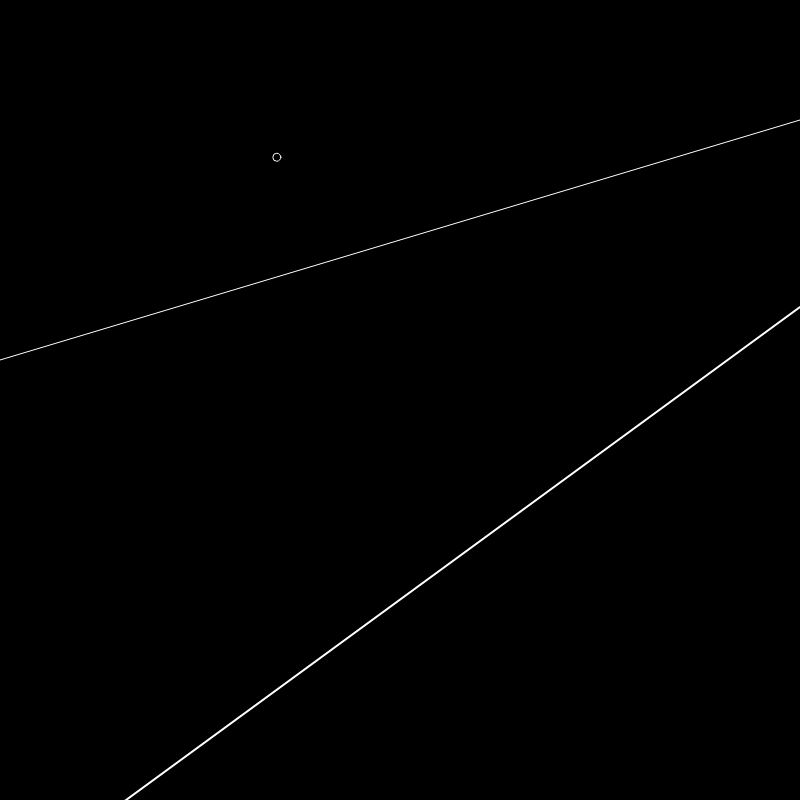
Frame 1 (no input)
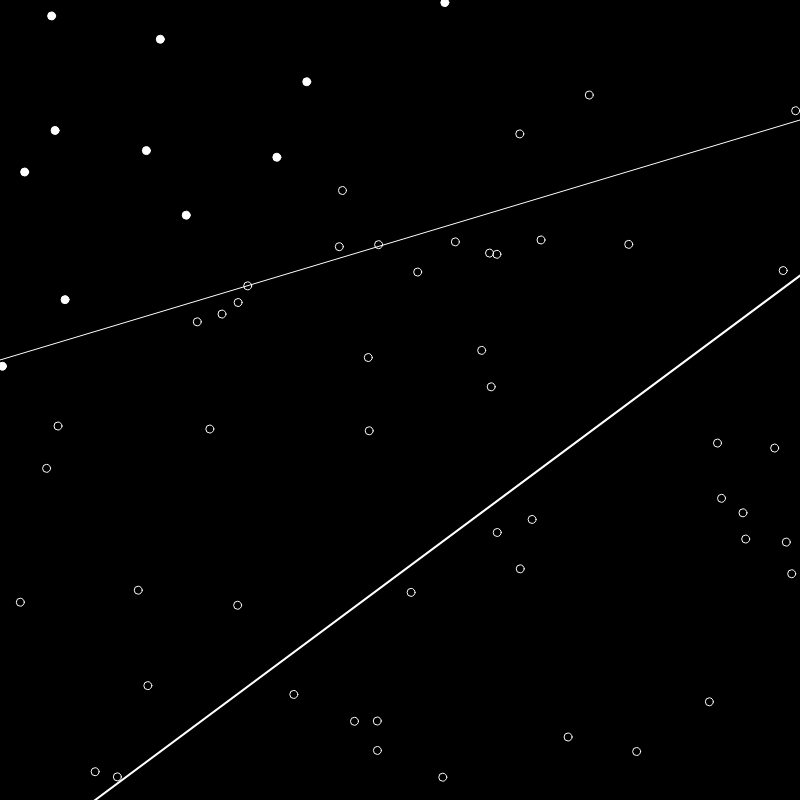
Frame 60 (no input)
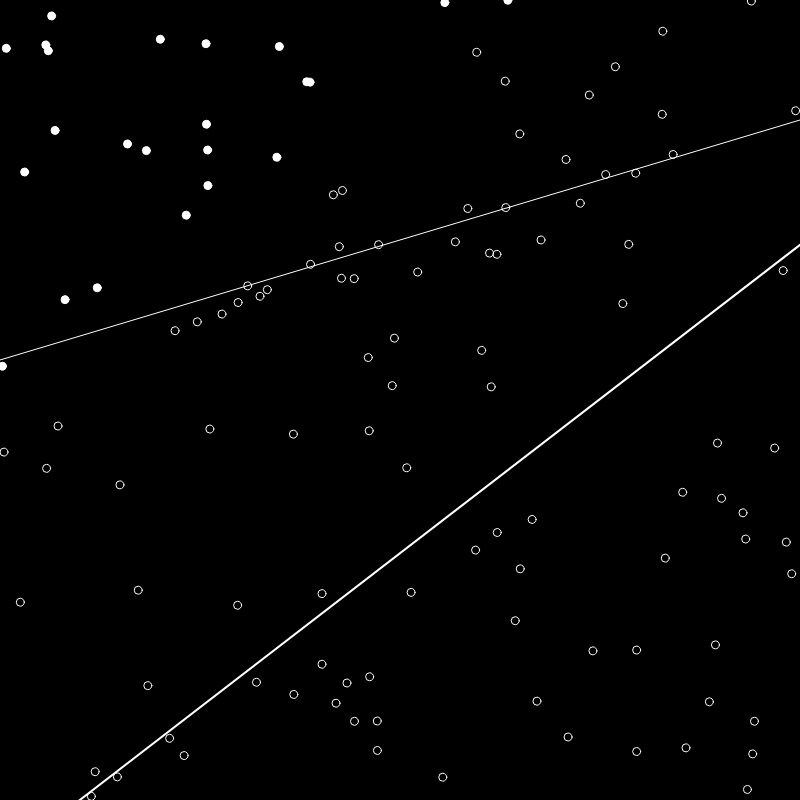
Frame 120 (the mouse pressed at the canvas centre since frame 60)

The p5.js sketch that drew these frames (run headless with seeded random() and noise() and a simulated clock; from frame 60 on, the mouse is pressed at the canvas centre):

// p5.js sketch
// ── sketch.js
let neuron;

let trainingArray = new Array(2000);

let xmin = -1;
let xmax = 1;

let ymin = -1;
let ymax = 1;

let count = 0;

function f(x){
  let y = 0.3 * x + 0.4;
  return y;
}

function setup() {
  // put setup code here
createCanvas(800, 800)

neuron = new Perceptron(3, 0.001);

for(let i = 0; i < trainingArray.length; i++){
  let x = random(xmin, xmax);
  let y = random(ymin, ymax);

  let answer = 1;

  if(y < f(x)) answer = -1;
    trainingArray[i] = {
      input:[x, y, 1],
      output: answer
    };
  }
}

function draw() {
  // put drawing code here
  background(0);
  strokeWeight(1);
  stroke(255);

  let x1 = map(xmin, xmin, xmax, 0, width);
  let y1 = map(f(xmin), ymin, ymax, height, 0);
  let x2 = map(xmax, xmin, xmax, 0, width);
  let y2 = map(f(xmax), ymin, ymax, height, 0);

  line(x1, y1, x2, y2);

  stroke(255);
  strokeWeight(2);
  let weights = neuron.getWeights();

  x1 = xmin;
  y1 = (-weights[2] - weights[0] * x1 / weights[1]);

  x2 = xmax;
  y2 = (-weights[2] - weights[0] * x2 / weights[1]);

  x1 = map(x1, xmin, xmax, 0, width);
  y1 = map(y1, ymin, ymax, height, 0);
  x2 = map(x2, xmin, xmax, 0, width);
  y2 = map(y2, ymin, ymax, height, 0);

  line(x1, y1, x2, y2);

  neuron.train(trainingArray[count].input, trainingArray[count].output);
  count = (count + 1) % trainingArray.length;

  for(let i = 0; i < count; i++){
    stroke(255);
    strokeWeight(1);
    fill(255);

    let guess = neuron.feedforward(trainingArray[i].input);
    if(guess > 0) noFill();

    let x = map(trainingArray[i].input[0], xmin, xmax, 0, width);
    let y = map(trainingArray[i].input[1], ymin, ymax, height, 0);

    ellipse(x, y, 8, 8);


  }
 
}




// ── perceptron.js


class Perceptron{
    constructor(n , lr){
        this.weights = new Array(n);

        for(let i = 0; i < this.weights.length; i++){
            this.weights[i] = random(-1, 1);
        }
        this.lr = lr;
    }

    train(inputs, desired){

        let guess = this.feedforward(inputs);

        let error = desired - guess;

        for (let i = 0; i < this.weights.length; i++){
            this.weights[i] += this.lr * error * inputs[i];
        }
        
    }

    feedforward(inputs){
        let sum = 0;
        for(let i = 0; i < this.weights.length; i++){
            sum += inputs[i] * this.weights[i];
        }
        let output = this.sign(sum);

        return output;
    }

    sign(n){
        if(n > 0 ){
            return 1;
        }else{
            return -1;
        }
    }

    getWeights(){
        return this.weights;
    }


}
   

    

    
